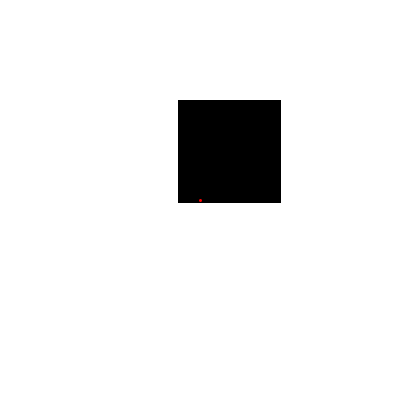
Frame 1 (no input)
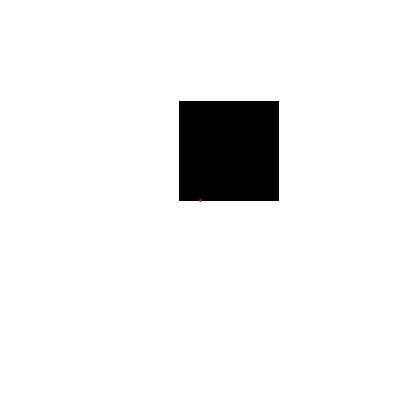
Frame 60 (the mouse pressed at the canvas centre just before this capture)
Frame 120 (the mouse held since frame 60 and released just before this capture): identical to frame 60, image omitted

The Processing sketch that drew these frames (run headless with seeded random() and noise(); from frame 60 on, the mouse is pressed at the canvas centre):

// Processing sketch: PointRect
// ── PointRect.pde
/*
POINT/RECT COLLISION DETECTION
Jeff Thompson
Fall 2011

www.jeffreythompson.org
*/

int youX, youY;        // x,y position of "you"
int speed = 1;         // speed to move you around
// note there is no size, since a point is assumed to be infinitely small

int rectX, rectY;      // x,y position of the rectangle - will be randomly placed in the setup
int rectW = 100;
int rectH = 100;


void setup() {

  // BASIC SETUP STUFF
  size(400, 400);
  smooth();
  rectMode(CENTER);  // draw rectangle from center out
  strokeWeight(3);   // we'll make the point a bit bigger so it is easy to see

  // PLACE "YOU" IN THE CENTER
  youX = width/2;
  youY = height/2;

  // STATIC RECTANGLE IN RANDOM POSITION ON SCREEN
  rectX = int(random(rectW, width-rectW));
  rectY = int(random(rectH, height-rectH));
}

void draw() {

  // REDRAW EACH FRAME
  background(255);

  // TEST FOR COLLISION
  // returns true if hit, false if not
  if (pointRect(youX, youY, rectX, rectY, rectW, rectH) == true) {
    fill(0);
  }
  else {
    fill(200);
  }
  
  // DRAW STATIC RECT
  rect(rectX, rectY, rectW,rectH);
  
  // DRAW "YOU"
  stroke(255, 0, 0);
  point(youX, youY);
  noStroke();

  // IF ARROW KEYS ARE PRESSED, UPDATE "YOU" POSITION
  if (keyPressed) {
    if (key == CODED) {
      if (keyCode == LEFT) {
        youX -= speed;
      }
      if (keyCode == RIGHT) {
        youX += speed;
      }
      if (keyCode == UP) {
        youY -= speed;
      }
      if (keyCode == DOWN) {
        youY += speed;
      }
    }
  }
}

/* 
POINT/RECT COLLISION FUNCTION
Takes 6 arguments:
  + x,y position of point 1 - in this case "you"
  + x,y position of point 2 - in this case the static rectangle
  + width and height of rectangle
*/
boolean pointRect(int px, int py, int rx, int ry, int rw, int rh) {
  
  // test for collision
  if (px >= rx-rw/2 && px <= rx+rw/2 && py >= ry-rh/2 && py <= ry+rh/2) {
    return true;    // if a hit, return true
  }
  else {            // if not, return false
    return false;
  }
}
